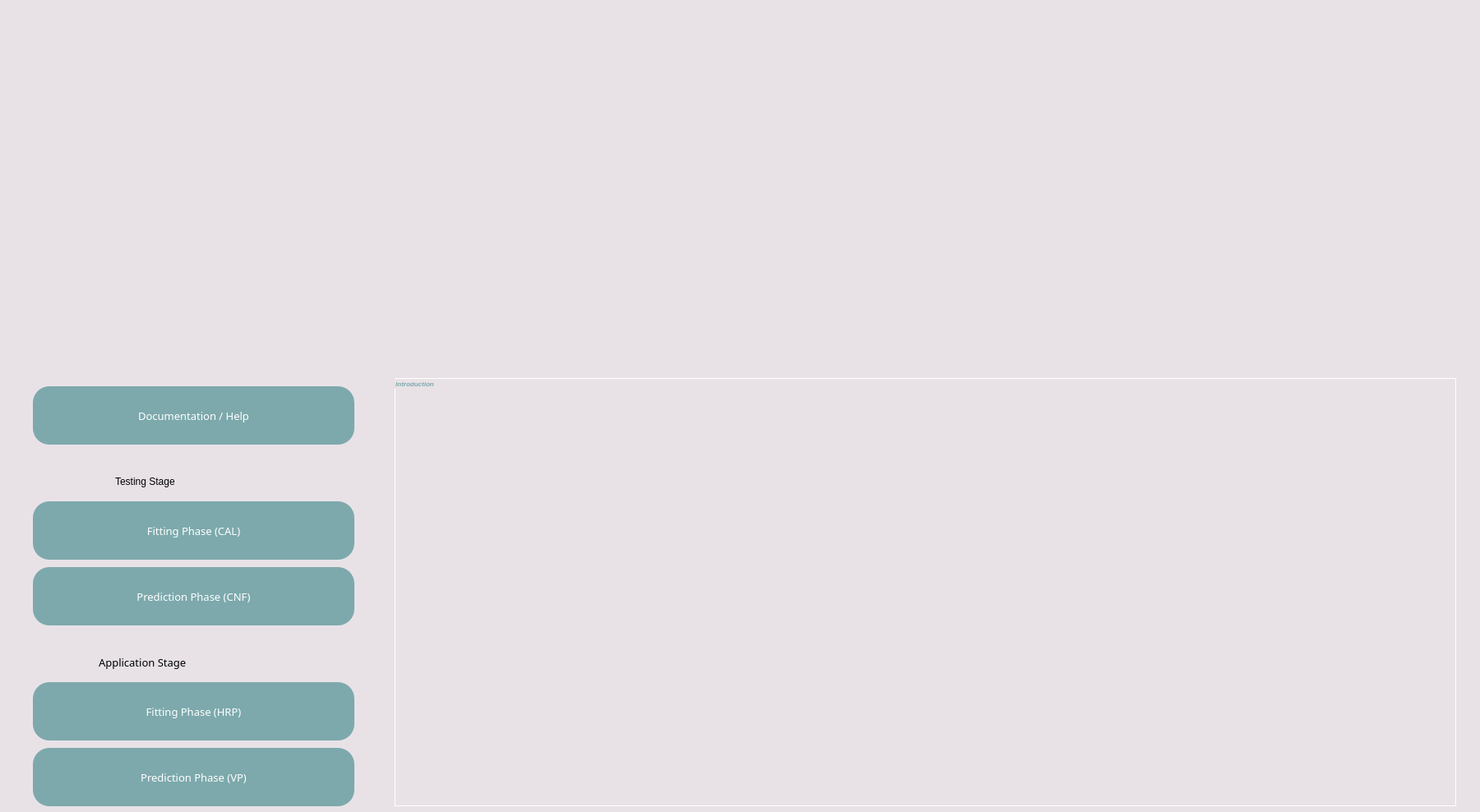
<?xml version="1.0" encoding="UTF-8"?>
<ui version="4.0">
 <class>Dialog</class>
 <widget class="QDialog" name="Dialog">
  <property name="geometry">
   <rect>
    <x>0</x>
    <y>0</y>
    <width>1800</width>
    <height>988</height>
   </rect>
  </property>
  <property name="maximumSize">
   <size>
    <width>1800</width>
    <height>1000</height>
   </size>
  </property>
  <property name="windowTitle">
   <string>JNR Allocated Risk Mapping Procedure (UDef-ARP)</string>
  </property>
  <property name="windowIcon">
   <iconset>
    <normalon>:/newPrefix4/icon.ico</normalon>
   </iconset>
  </property>
  <widget class="QWidget" name="widget" native="true">
   <property name="geometry">
    <rect>
     <x>0</x>
     <y>0</y>
     <width>1800</width>
     <height>1100</height>
    </rect>
   </property>
   <property name="styleSheet">
    <string notr="true">background-color: rgb(232, 226, 231);</string>
   </property>
   <widget class="QLabel" name="label">
    <property name="geometry">
     <rect>
      <x>0</x>
      <y>0</y>
      <width>1800</width>
      <height>800</height>
     </rect>
    </property>
    <property name="maximumSize">
     <size>
      <width>167772</width>
      <height>167772</height>
     </size>
    </property>
    <property name="text">
     <string/>
    </property>
    <property name="pixmap">
     <pixmap>image_intro.jpg</pixmap>
    </property>
    <property name="scaledContents">
     <bool>true</bool>
    </property>
   </widget>
   <widget class="QPushButton" name="doc_button">
    <property name="geometry">
     <rect>
      <x>40</x>
      <y>470</y>
      <width>391</width>
      <height>71</height>
     </rect>
    </property>
    <property name="font">
     <font>
      <family>AvenirNext LT Pro Cn</family>
      <pointsize>10</pointsize>
      <weight>8</weight>
      <italic>false</italic>
      <bold>false</bold>
     </font>
    </property>
    <property name="mouseTracking">
     <bool>true</bool>
    </property>
    <property name="styleSheet">
     <string notr="true">QPushButton{
background-color: rgb(125, 169, 172);
font: 63 10pt &quot;AvenirNext LT Pro Cn&quot;;
color: rgb(255, 255, 255);
border-radius:20px;}

QPushButton:hover{
background-color: rgb(161, 218, 221);
font: 63 10pt &quot;AvenirNext LT Pro Cn&quot;;
color: rgb(255, 255, 255);
border-radius:20px;
}

</string>
    </property>
    <property name="text">
     <string>Documentation / Help</string>
    </property>
    <property name="checkable">
     <bool>false</bool>
    </property>
   </widget>
   <widget class="QPushButton" name="Fit_Cal_button">
    <property name="geometry">
     <rect>
      <x>40</x>
      <y>610</y>
      <width>391</width>
      <height>71</height>
     </rect>
    </property>
    <property name="font">
     <font>
      <family>AvenirNext LT Pro Cn</family>
      <pointsize>10</pointsize>
      <weight>8</weight>
      <italic>false</italic>
      <bold>false</bold>
     </font>
    </property>
    <property name="mouseTracking">
     <bool>true</bool>
    </property>
    <property name="styleSheet">
     <string notr="true">QPushButton{
background-color: rgb(125, 169, 172);
font: 63 10pt &quot;AvenirNext LT Pro Cn&quot;;
color: rgb(255, 255, 255);
border-radius:20px;}

QPushButton:hover{
background-color: rgb(161, 218, 221);
font: 63 10pt &quot;AvenirNext LT Pro Cn&quot;;
color: rgb(255, 255, 255);
border-radius:20px;
}

</string>
    </property>
    <property name="text">
     <string>Fitting Phase (CAL)</string>
    </property>
    <property name="checkable">
     <bool>false</bool>
    </property>
   </widget>
   <widget class="QPushButton" name="Pre_Cnf_button">
    <property name="geometry">
     <rect>
      <x>40</x>
      <y>690</y>
      <width>391</width>
      <height>71</height>
     </rect>
    </property>
    <property name="font">
     <font>
      <family>AvenirNext LT Pro Cn</family>
      <pointsize>10</pointsize>
      <weight>8</weight>
      <italic>false</italic>
      <bold>false</bold>
     </font>
    </property>
    <property name="mouseTracking">
     <bool>true</bool>
    </property>
    <property name="styleSheet">
     <string notr="true">QPushButton{
background-color: rgb(125, 169, 172);
font: 63 10pt &quot;AvenirNext LT Pro Cn&quot;;
color: rgb(255, 255, 255);
border-radius:20px;}

QPushButton:hover{
background-color: rgb(161, 218, 221);
font: 63 10pt &quot;AvenirNext LT Pro Cn&quot;;
color: rgb(255, 255, 255);
border-radius:20px;
}

</string>
    </property>
    <property name="text">
     <string>Prediction Phase (CNF)</string>
    </property>
    <property name="checkable">
     <bool>false</bool>
    </property>
   </widget>
   <widget class="QPushButton" name="Fit_Hrp_button">
    <property name="geometry">
     <rect>
      <x>40</x>
      <y>830</y>
      <width>391</width>
      <height>71</height>
     </rect>
    </property>
    <property name="font">
     <font>
      <family>AvenirNext LT Pro Cn</family>
      <pointsize>10</pointsize>
      <weight>8</weight>
      <italic>false</italic>
      <bold>false</bold>
     </font>
    </property>
    <property name="mouseTracking">
     <bool>true</bool>
    </property>
    <property name="styleSheet">
     <string notr="true">QPushButton{
background-color: rgb(125, 169, 172);
font: 63 10pt &quot;AvenirNext LT Pro Cn&quot;;
color: rgb(255, 255, 255);
border-radius:20px;}

QPushButton:hover{
background-color: rgb(161, 218, 221);
font: 63 10pt &quot;AvenirNext LT Pro Cn&quot;;
color: rgb(255, 255, 255);
border-radius:20px;
}

</string>
    </property>
    <property name="text">
     <string>Fitting Phase (HRP)</string>
    </property>
    <property name="checkable">
     <bool>false</bool>
    </property>
   </widget>
   <widget class="QPushButton" name="Pre_VP_button">
    <property name="geometry">
     <rect>
      <x>40</x>
      <y>910</y>
      <width>391</width>
      <height>71</height>
     </rect>
    </property>
    <property name="font">
     <font>
      <family>AvenirNext LT Pro Cn</family>
      <pointsize>10</pointsize>
      <weight>8</weight>
      <italic>false</italic>
      <bold>false</bold>
     </font>
    </property>
    <property name="mouseTracking">
     <bool>true</bool>
    </property>
    <property name="styleSheet">
     <string notr="true">QPushButton{
background-color: rgb(125, 169, 172);
font: 63 10pt &quot;AvenirNext LT Pro Cn&quot;;
color: rgb(255, 255, 255);
border-radius:20px;}

QPushButton:hover{
background-color: rgb(161, 218, 221);
font: 63 10pt &quot;AvenirNext LT Pro Cn&quot;;
color: rgb(255, 255, 255);
border-radius:20px;
}

</string>
    </property>
    <property name="text">
     <string>Prediction Phase (VP)</string>
    </property>
    <property name="checkable">
     <bool>false</bool>
    </property>
   </widget>
   <widget class="QLabel" name="label_2">
    <property name="geometry">
     <rect>
      <x>140</x>
      <y>570</y>
      <width>221</width>
      <height>31</height>
     </rect>
    </property>
    <property name="styleSheet">
     <string notr="true">
font: 75 10pt &quot;AvenirNext LT Pro Bold&quot;;</string>
    </property>
    <property name="text">
     <string>Testing Stage</string>
    </property>
   </widget>
   <widget class="QLabel" name="label_7">
    <property name="geometry">
     <rect>
      <x>120</x>
      <y>790</y>
      <width>251</width>
      <height>31</height>
     </rect>
    </property>
    <property name="font">
     <font>
      <family>AvenirNext LT Pro Bold</family>
      <pointsize>10</pointsize>
      <weight>9</weight>
      <italic>false</italic>
      <bold>false</bold>
     </font>
    </property>
    <property name="styleSheet">
     <string notr="true">font: 75 10pt &quot;AvenirNext LT Pro Bold&quot;;</string>
    </property>
    <property name="text">
     <string>Application Stage</string>
    </property>
   </widget>
   <widget class="QFrame" name="frame">
    <property name="geometry">
     <rect>
      <x>460</x>
      <y>440</y>
      <width>1311</width>
      <height>591</height>
     </rect>
    </property>
    <property name="styleSheet">
     <string notr="true">border: 1px solid transparent;</string>
    </property>
    <property name="frameShape">
     <enum>QFrame::StyledPanel</enum>
    </property>
    <property name="frameShadow">
     <enum>QFrame::Raised</enum>
    </property>
    <widget class="QLabel" name="label_4">
     <property name="geometry">
      <rect>
       <x>40</x>
       <y>40</y>
       <width>1261</width>
       <height>491</height>
      </rect>
     </property>
     <property name="maximumSize">
      <size>
       <width>167772</width>
       <height>167772</height>
      </size>
     </property>
     <property name="text">
      <string/>
     </property>
     <property name="pixmap">
      <pixmap>intro.JPG</pixmap>
     </property>
     <property name="scaledContents">
      <bool>true</bool>
     </property>
    </widget>
    <widget class="QGroupBox" name="groupBox_2">
     <property name="geometry">
      <rect>
       <x>20</x>
       <y>20</y>
       <width>1291</width>
       <height>521</height>
      </rect>
     </property>
     <property name="font">
      <font>
       <family>MS Shell Dlg 2</family>
       <pointsize>6</pointsize>
       <weight>75</weight>
       <italic>true</italic>
       <bold>true</bold>
       <strikeout>false</strikeout>
      </font>
     </property>
     <property name="styleSheet">
      <string notr="true">background: transparent;
border: 1px solid white;
color: rgb(125, 169, 172);

</string>
     </property>
     <property name="title">
      <string>Introduction</string>
     </property>
     <property name="alignment">
      <set>Qt::AlignLeading|Qt::AlignLeft|Qt::AlignVCenter</set>
     </property>
    </widget>
    <zorder>groupBox_2</zorder>
    <zorder>label_4</zorder>
   </widget>
  </widget>
 </widget>
 <resources/>
 <connections/>
</ui>
